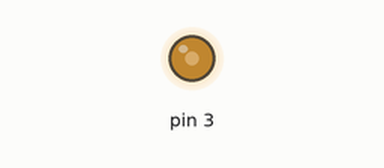
This sketch was run on a simulated Arduino Uno, built with avr-gcc and run on an emulated ATmega328P. Shown: output pins drawn as LEDs (lit = HIGH).

Above: at 0.1 s.
Timing chart, 0 to 1.6 s (numbered marks = the images above):
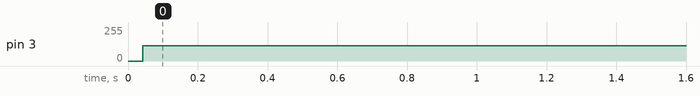

Measured:
- by itself, pin 3: 0/255 → 115/255 at 0.04 s

The sketch:

D-led-variation-flag.ino
```cpp
int var;
boolean flag;

void setup() {
  pinMode(3, OUTPUT);
  var=0;
  flag = false;
}

void loop() {
  if (flag == false) {var += 1;}
  if (flag == true) {var -= 1;}
  if (var > 255) {flag = true;}
  if (var < 0) {flag = false;}
  analogWrite(3, var);
}
```
